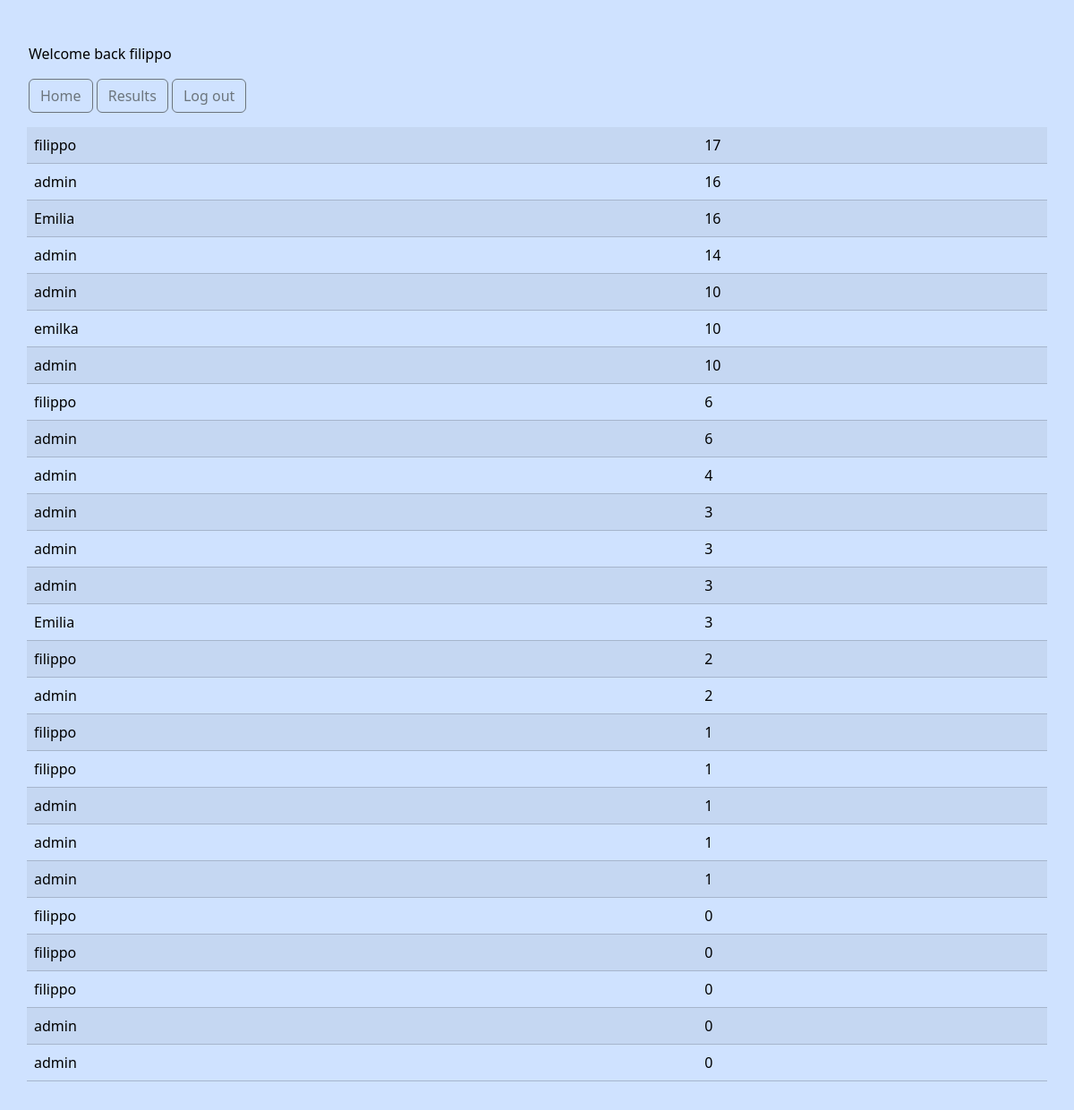
Page /results. (signed in) on the committed database.
### flags/models.py (models this page shows, shortened)
class ResultsData(models.Model):
    player = models.ForeignKey(User, on_delete=models.CASCADE)
    player_score = models.IntegerField(blank=True)

### flags/views.py (the view)
# urls.py: path('results.', views.list_of_results, name='results'),
@login_required
def list_of_results(request):
     queryset = ResultsData.objects.all().order_by('-player_score',)
     return render(request, 'results.html', {'queryset': queryset})

### flags/templates/results.html (shortened to what this page needs)
{% extends 'base.html' %}
{% block content %}
<div class="container bg-primary-subtle">
    <div class="row justify-content-center">
        <table class="table table-primary table-striped">
                {% for result in queryset  %}
                <tr>
                    <td>{{result.player}}</td>
                    <td> {{result.player_score}}</td>
                </tr>
                {% endfor %}
        </table>
    </div>
</div>
{% endblock content %}

### flags/templates/base.html (shortened to what this page needs)
<!DOCTYPE html>
<html lang="en">
<head>
    <link rel="stylesheet" href="https://cdn.jsdelivr.net/npm/bootstrap@5.3.2/dist/css/bootstrap.min.css">
</head>
<body class="text-bg-light p-3 bg-primary-subtle">
    <div class="text-bg-light p-3 bg-primary-subtle">
        <nav class="navbar navbar-expand-lg bg-primary-subtle gap-2 d-flex justify-content-center"></nav>
        {% if user.is_authenticated %}
        <p class="navbar-brand bg-primary-subtle">Welcome back {{user}}</p>
            <a class="navbar-light btn btn-outline-secondary" href="{% url 'home' %}">Home</a>
            <a class="navbar-light btn btn-outline-secondary" href="{% url 'results' %}">Results</a>
            <a class="navbar-light btn btn-outline-secondary" href="{% url 'logout_user' %}">Log out</a>
            {% else %}
            <a class="navbar-light btn btn-outline-secondary" href="{% url 'index' %}">Home</a>
            <a class="navbar-light btn btn-outline-secondary" href="{% url 'register' %}">Sign In</a>
            <a class="navbar-light btn btn-outline-secondary" href="{% url 'login_user' %}">Login</a>
            {% endif %}
    </div>
    {% block content %}
    {% endblock content %}
</body>
</html>

### rows in the picture
ResultsData: player "filippo", player_score "17"
ResultsData: player "admin", player_score "16"
ResultsData: player "Emilia", player_score "16"
ResultsData: player "admin", player_score "14"
ResultsData: player "admin", player_score "10"
ResultsData: player "emilka", player_score "10"
ResultsData: player "admin", player_score "10"
ResultsData: player "filippo", player_score "6"
ResultsData: player "admin", player_score "6"
ResultsData: player "admin", player_score "4"
ResultsData: player "admin", player_score "3"
ResultsData: player "admin", player_score "3"
ResultsData: player "admin", player_score "3"
ResultsData: player "Emilia", player_score "3"
ResultsData: player "filippo", player_score "2"
ResultsData: player "admin", player_score "2"
ResultsData: player "filippo", player_score "1"
ResultsData: player "filippo", player_score "1"
ResultsData: player "admin", player_score "1"
ResultsData: player "admin", player_score "1"
ResultsData: player "admin", player_score "1"
ResultsData: player "filippo", player_score "0"
ResultsData: player "filippo", player_score "0"
ResultsData: player "filippo", player_score "0"
ResultsData: player "admin", player_score "0"
ResultsData: player "admin", player_score "0"

### other values in the picture
{{ user }} "filippo"
